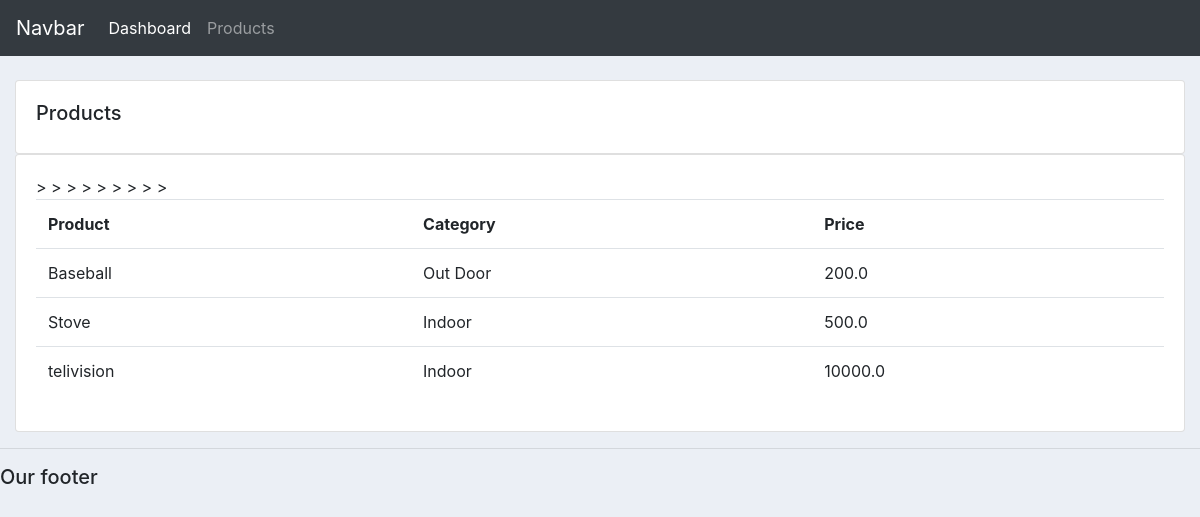
Screenshot of /products/ with the database file from the repository.
### f1/models.py (models this page shows, shortened)
class Product(models.Model):
	CATEGORY = (
			('Indoor', 'Indoor'),
			('Out Door', 'Out Door'),
			)
	name = models.CharField(max_length=200, null=True)
	price = models.FloatField(null=True)
	category = models.CharField(max_length=200, null=True, choices=CATEGORY)
	description = models.CharField(max_length=200, null=True, blank=True)
	date_created = models.DateTimeField(auto_now_add=True, null=True)
	tags = models.ManyToManyField(Tag)

### f1/views.py (the view)
# urls.py: path('products/',views.products,name="products"),
def products(request):
    products = Product.objects.all()
    return render(request,'crm1/products.html',{'products':products})

### f1/templates/crm1/products.html
{%  extends 'crm1/main.html' %}
{% block content %}
		<br>
		<div class="row">
			<div class="col-md">
				<div class="card card-body">
					<h5>Products</h5>
				</div>
				<div class="card card-body">
					<table class="table">
						<tr>
							<th>Product</th>
							<th>Category</th>
							<th>Price</th>
						</tr>
						{% for i in products %}
							<tr>
								<td>{{i.name}}</td>>
								<td>{{i.category}}</td>>
								<td>{{i.price}}</td>>
							</tr>
						{% endfor %}
					</table>
				</div>
			</div>
		</div>
{% endblock content %}

### static/css/main.css (style rules this page uses)
body { background-color: #ebeff5; }

### rows the page displays
Product: name "Baseball", category "Out Door", price "200.0"
Product: name "Stove", category "Indoor", price "500.0"
Product: name "telivision", category "Indoor", price "10000.0"
